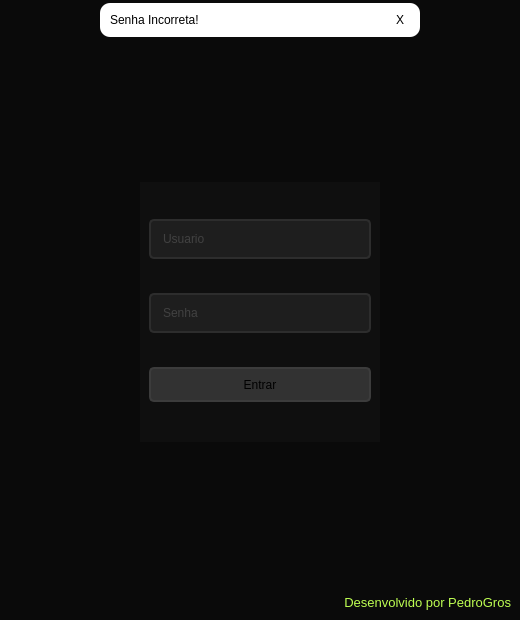
<?xml version="1.0" encoding="UTF-8"?>
<ui version="4.0">
 <class>Dialog</class>
 <widget class="QDialog" name="Dialog">
  <property name="geometry">
   <rect>
    <x>0</x>
    <y>0</y>
    <width>520</width>
    <height>620</height>
   </rect>
  </property>
  <property name="minimumSize">
   <size>
    <width>360</width>
    <height>480</height>
   </size>
  </property>
  <property name="maximumSize">
   <size>
    <width>520</width>
    <height>620</height>
   </size>
  </property>
  <property name="windowTitle">
   <string>Dialog</string>
  </property>
  <property name="styleSheet">
   <string notr="true">background-color: rgb(10, 10, 10);</string>
  </property>
  <layout class="QVBoxLayout" name="verticalLayout">
   <property name="spacing">
    <number>0</number>
   </property>
   <property name="leftMargin">
    <number>0</number>
   </property>
   <property name="topMargin">
    <number>0</number>
   </property>
   <property name="rightMargin">
    <number>0</number>
   </property>
   <property name="bottomMargin">
    <number>0</number>
   </property>
   <item>
    <widget class="QFrame" name="frame_erro">
     <property name="maximumSize">
      <size>
       <width>16777215</width>
       <height>40</height>
      </size>
     </property>
     <property name="styleSheet">
      <string notr="true"/>
     </property>
     <property name="frameShape">
      <enum>QFrame::NoFrame</enum>
     </property>
     <property name="frameShadow">
      <enum>QFrame::Raised</enum>
     </property>
     <layout class="QHBoxLayout" name="horizontalLayout_2">
      <property name="spacing">
       <number>0</number>
      </property>
      <property name="leftMargin">
       <number>3</number>
      </property>
      <property name="topMargin">
       <number>3</number>
      </property>
      <property name="rightMargin">
       <number>3</number>
      </property>
      <property name="bottomMargin">
       <number>3</number>
      </property>
      <item>
       <widget class="QFrame" name="frame_erro2">
        <property name="maximumSize">
         <size>
          <width>320</width>
          <height>16777215</height>
         </size>
        </property>
        <property name="styleSheet">
         <string notr="true">background-color: rgb(255, 255, 255);
border-radius: 10px;</string>
        </property>
        <property name="frameShape">
         <enum>QFrame::StyledPanel</enum>
        </property>
        <property name="frameShadow">
         <enum>QFrame::Raised</enum>
        </property>
        <layout class="QHBoxLayout" name="horizontalLayout_3">
         <property name="spacing">
          <number>0</number>
         </property>
         <property name="leftMargin">
          <number>10</number>
         </property>
         <property name="topMargin">
          <number>3</number>
         </property>
         <property name="rightMargin">
          <number>10</number>
         </property>
         <property name="bottomMargin">
          <number>3</number>
         </property>
         <item>
          <widget class="QLabel" name="label_erro">
           <property name="styleSheet">
            <string notr="true">color: rgb(0, 0, 0);</string>
           </property>
           <property name="text">
            <string>Senha Incorreta!</string>
           </property>
          </widget>
         </item>
         <item>
          <widget class="QPushButton" name="pushButton_erro">
           <property name="maximumSize">
            <size>
             <width>20</width>
             <height>20</height>
            </size>
           </property>
           <property name="styleSheet">
            <string notr="true">QPushButton{
color: rgb(0, 0, 0);
border-radius: 10px;
}
QPushButton:hover {
background-color: rgb(120,120,120);
border-radius: 10px;
}
QPushButton:pressed{
background-color: rgb(80,80,80);
border-radius: 10px;
}</string>
           </property>
           <property name="text">
            <string>X</string>
           </property>
          </widget>
         </item>
        </layout>
       </widget>
      </item>
     </layout>
    </widget>
   </item>
   <item>
    <widget class="QFrame" name="frame_central">
     <property name="styleSheet">
      <string notr="true"/>
     </property>
     <property name="frameShape">
      <enum>QFrame::NoFrame</enum>
     </property>
     <property name="frameShadow">
      <enum>QFrame::Raised</enum>
     </property>
     <layout class="QHBoxLayout" name="horizontalLayout">
      <item>
       <widget class="QFrame" name="frame_login">
        <property name="enabled">
         <bool>true</bool>
        </property>
        <property name="minimumSize">
         <size>
          <width>0</width>
          <height>0</height>
         </size>
        </property>
        <property name="maximumSize">
         <size>
          <width>240</width>
          <height>260</height>
         </size>
        </property>
        <property name="styleSheet">
         <string notr="true">background-color: rgb(15,15,15);</string>
        </property>
        <property name="frameShape">
         <enum>QFrame::NoFrame</enum>
        </property>
        <property name="frameShadow">
         <enum>QFrame::Raised</enum>
        </property>
        <layout class="QVBoxLayout" name="verticalLayout_2">
         <item>
          <widget class="QLineEdit" name="lineedit_user">
           <property name="styleSheet">
            <string notr="true">QLineEdit{
	border: 2px solid rgb(45,45,45);
	border-radius: 5px;
	padding: 10px;
	background-color: rgb(30,30,30);
	color: rgb(100,100,100);
}
QLineEdit:hover{
	border: 2px solid rgb(55,55,55);
}
QLineEdit:focus{
	border: 2px solid rgb(190,255,82);
	color: rgb(200,200,200)
}</string>
           </property>
           <property name="text">
            <string/>
           </property>
           <property name="placeholderText">
            <string>Usuario</string>
           </property>
          </widget>
         </item>
         <item>
          <widget class="QLineEdit" name="lineedit_senha">
           <property name="styleSheet">
            <string notr="true">QLineEdit{
	border: 2px solid rgb(45,45,45);
	border-radius: 5px;
	padding: 10px;
	background-color: rgb(30,30,30);
	color: rgb(100,100,100);
}
QLineEdit:hover{
	border: 2px solid rgb(55,55,55);
}
QLineEdit:focus{
	border: 2px solid rgb(190,255,82);
	color: rgb(200,200,200)
}</string>
           </property>
           <property name="inputMask">
            <string/>
           </property>
           <property name="text">
            <string/>
           </property>
           <property name="echoMode">
            <enum>QLineEdit::Password</enum>
           </property>
           <property name="placeholderText">
            <string>Senha</string>
           </property>
          </widget>
         </item>
         <item>
          <widget class="QPushButton" name="pushButton_entrar">
           <property name="maximumSize">
            <size>
             <width>16777215</width>
             <height>35</height>
            </size>
           </property>
           <property name="styleSheet">
            <string notr="true">QPushButton{
	background-color: rgb(50,50,50);
	border: 2px solid rgb(60,60,60);
	border-radius: 5px;
}
QPushButton:hover{
	background-color: rgb(60,60,60);
	border: 2px solid rgb(70,70,70);
}
QPushButton:pressed{
	background-color: rgb(180,245,72);
	border: 2px solid rgb(180,245,82);
}</string>
           </property>
           <property name="text">
            <string>Entrar</string>
           </property>
           <property name="shortcut">
            <string>Return</string>
           </property>
          </widget>
         </item>
        </layout>
       </widget>
      </item>
     </layout>
    </widget>
   </item>
   <item>
    <widget class="QFrame" name="frame_des">
     <property name="maximumSize">
      <size>
       <width>16777215</width>
       <height>35</height>
      </size>
     </property>
     <property name="styleSheet">
      <string notr="true"/>
     </property>
     <property name="frameShape">
      <enum>QFrame::NoFrame</enum>
     </property>
     <property name="frameShadow">
      <enum>QFrame::Raised</enum>
     </property>
     <layout class="QVBoxLayout" name="verticalLayout_3">
      <item>
       <widget class="QLabel" name="label_des">
        <property name="font">
         <font>
          <pointsize>10</pointsize>
         </font>
        </property>
        <property name="styleSheet">
         <string notr="true">color: rgb(190, 255, 82);</string>
        </property>
        <property name="text">
         <string>Desenvolvido por PedroGros</string>
        </property>
        <property name="alignment">
         <set>Qt::AlignRight|Qt::AlignTrailing|Qt::AlignVCenter</set>
        </property>
       </widget>
      </item>
     </layout>
    </widget>
   </item>
  </layout>
 </widget>
 <resources>
  <include location="../PycharmProjects/Projetinho/venv/lib/python3.8/site-packages/qt6_applications/Qt/bin/Login.qrc"/>
 </resources>
 <connections/>
</ui>
